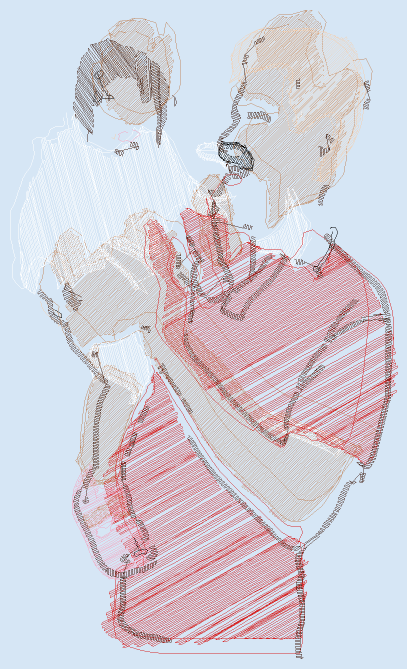
#> input picture _viewpoint/pro_inf.png, 814 x 1337 px (shown at 1/2 size)
$ python -i render_pro.py   (imports and definitions only)
#> lines starting #> are read from the running program, lines starting #| are printed output that depends on the picture
#!/usr/bin/env python3
"""
render_pro.py - render a DST like a pro embroidery viewer (solid satin look).

Strategy:
- pyembroidery parses the stitch list
- Detect dominant row-spacing from stitch-distance histogram.
  Use that as the visual fill-row width.
- Group consecutive stitches by color, split at trim/jump or color change.
- For each run: draw an overlapped stroke at row-matching thickness so
  neighboring parallel rows fuse into continuous fill (pro-viewer look).
- Default: thread = row_spacing * 1.4 (40% overlap for solid coverage).

Usage:
  python3 tools/render_pro.py IN.dst OUT.png [px_per_mm] [thread_mm]
"""
import sys
import os
import pyembroidery as pe
from PIL import Image, ImageDraw
from collections import Counter


def detect_row_spacing(stitches, bins_per_mm=4):
    """Median of short stitch distances = row-spacing in mm."""
    short = []
    for a, b in zip(stitches, stitches[1:]):
        dx, dy = b[0] - a[0], b[1] - a[1]
        d = (dx * dx + dy * dy) ** 0.5 / 10.0  # 0.1mm -> mm
        if 0.4 <= d <= 8.0:  # ignore trims (huge) and locks (tiny)
            short.append(round(d * bins_per_mm) / bins_per_mm)
    if not short:
        return 1.5  # fallback
    c = Counter(short)
    # Two most-common: usually 1.0mm satin + 4.0mm weft row
    top2 = sorted(c.items(), key=lambda x: -x[1])[:2]
    # If 4mm present (open weave / satin row pitch), prefer it
    for k, _ in top2:
        if abs(k - 4.0) < 0.6:
            return k
    return top2[0][0]


def render(inp, outp, ppmm=12.0, thread_mm=0.0):
    patt = pe.read(inp)
    cmds = patt.stitches
    if not cmds:
        print("No stitches found")
        return

    stitch_pts = [(c[0], c[1]) for c in cmds if c[2] == pe.STITCH]
    xs, ys = zip(*stitch_pts)
    minx, miny, maxx, maxy = min(xs), min(ys), max(xs), max(ys)
    cx_st = (minx + maxx) / 2
    cy_st = (miny + maxy) / 2
    h_mm = (maxy - miny) / 10.0
    w_mm = (maxx - minx) / 10.0

    pad_mm = 2.0
    W = int((w_mm + 2 * pad_mm) * ppmm)
    H = int((h_mm + 2 * pad_mm) * ppmm)
    bg = (235, 230, 220)  # fabric-tone background
    img = Image.new("RGB", (W, H), bg)

    # Center the design on the canvas (Embroidermodder-style). This makes
    # negative-coord Stichai outputs render fully, not half-clipped.
    def P(x, y):
        return (int((x - cx_st) / 10.0 * ppmm + W / 2),
                int((y - cy_st) / 10.0 * ppmm + H / 2))

    # Auto thread width: dominant row-spacing * 1.4 for solid coverage
    # Clamp thread so renders match Embroidermodder: fills ~1.5mm, outlines thinner.
    row_pitch = detect_row_spacing(stitch_pts)
    if thread_mm <= 0:
        thread_mm = min(row_pitch * 1.4, 1.5)
    thread_px = max(2, int(round(thread_mm * ppmm)))

    # Embroidermodder Android viewer-style 9-color "Modern" palette.
    # This is the palette DST files render to by default in their mobile app.
    # We mirror it so our local PNG previews match what the user sees.
    palette = [
        (40, 40, 40),          # 1  black
        (95, 90, 175),         # 2  deep blue
        (180, 220, 240),       # 3  cream-blue
        (200, 180, 220),       # 4  mauve
        (130, 105, 175),       # 5  dusty purple
        (80, 60, 160),         # 6  deep purple
        (240, 220, 235),       # 7  light cream/pink
        (50, 40, 110),         # 8  midnight
        (170, 130, 195),       # 9  lavender
    ]

    ci = 0
    last = None
    lastcmd = None
    current_run = []
    runs_by_color = {}

    def flush():
        nonlocal current_run
        if current_run and len(current_run) >= 2:
            runs_by_color.setdefault(ci, []).append(current_run)
        current_run = []

    for x, y, c in cmds:
        if c == pe.COLOR_CHANGE:
            flush()
            ci += 1
            last = None
            lastcmd = c
            continue
        if c == pe.STITCH:
            if last is not None and lastcmd == pe.STITCH:
                current_run.append((x, y))
            elif last is not None and lastcmd in (pe.TRIM, pe.JUMP):
                flush()
                current_run = [(last[0], last[1]), (x, y)]
            else:
                current_run.append((x, y))
            last = (x, y)
            lastcmd = c
        elif c in (pe.TRIM, pe.JUMP):
            flush()
            last = (x, y)
            lastcmd = c

    flush()

    # Track which colors are FILLS so we can render them first, then OUTLINES on top.
    # This eliminates the white sliver-artifact between fill and outline.
    fill_blocks, outline_blocks = [], []
    for ci, runs in runs_by_color.items():
        total_stitches = sum(len(r) for r in runs)
        is_outline = len(runs) <= 8 and total_stitches <= 1500
        (outline_blocks if is_outline else fill_blocks).append((ci, runs))

    # First pass: render all fills at full width, draw a single uniform band per row
    # (no darker centerline - Embroidermodder brown reads as one color, not a stripe).
    for ci, runs in fill_blocks:
        col_img = Image.new("RGBA", (W, H), (0, 0, 0, 0))
        d = ImageDraw.Draw(col_img)
        col = palette[ci % len(palette)]
        rg, gg, bb = col
        for run in runs:
            if len(run) < 2:
                continue
            pts = [P(x, y) for (x, y) in run]
            d.line(pts, fill=(rg, gg, bb, 255), width=thread_px)
            r = thread_px // 2
            for px, py in pts:
                d.ellipse([px - r, py - r, px + r, py + r], fill=(rg, gg, bb, 255))
        try:
            from PIL import ImageFilter
            col_img = col_img.filter(ImageFilter.GaussianBlur(radius=min(2, max(1, thread_px // 8))))
        except Exception:
            pass
        layers_append = img.convert("RGBA")
        layers_append.alpha_composite(col_img)
        img = layers_append.convert("RGB")

    # Second pass: outlines drawn ON TOP of fills at 0.4× thread width. Eliminates
    # white sliver between fill and outline because outline always overlays fill.
    for ci, runs in outline_blocks:
        col_img = Image.new("RGBA", (W, H), (0, 0, 0, 0))
        d = ImageDraw.Draw(col_img)
        col = palette[ci % len(palette)]
        rg, gg, bb = col
        w_outl = max(2, int(thread_px * 0.4))
        for run in runs:
            if len(run) < 2:
                continue
            pts = [P(x, y) for (x, y) in run]
            d.line(pts, fill=(rg, gg, bb, 255), width=w_outl)
            r = w_outl // 2
            for px, py in pts:
                d.ellipse([px - r, py - r, px + r, py + r], fill=(rg, gg, bb, 255))
        try:
            from PIL import ImageFilter
            col_img = col_img.filter(ImageFilter.GaussianBlur(radius=max(1, w_outl // 4)))
        except Exception:
            pass
        layers_append = img.convert("RGBA")
        layers_append.alpha_composite(col_img)
        img = layers_append.convert("RGB")

    img.save(outp)

    total_runs = sum(len(r) for r in runs_by_color.values())
    colors_used = len(runs_by_color)
    print(f"rendered {outp}  ({W}x{H}px, {ppmm}px/mm, "
          f"thread={thread_mm:.2f}mm={thread_px}px, row_pitch={row_pitch:.2f}mm)  "
          f"colors={colors_used}  runs={total_runs}  size={w_mm:.1f}x{h_mm:.1f}mm")


# [8 lines not run here, left out]

>>> import cv2
>>> picture = cv2.imread('../_viewpoint/pro_inf.png', cv2.IMREAD_GRAYSCALE)
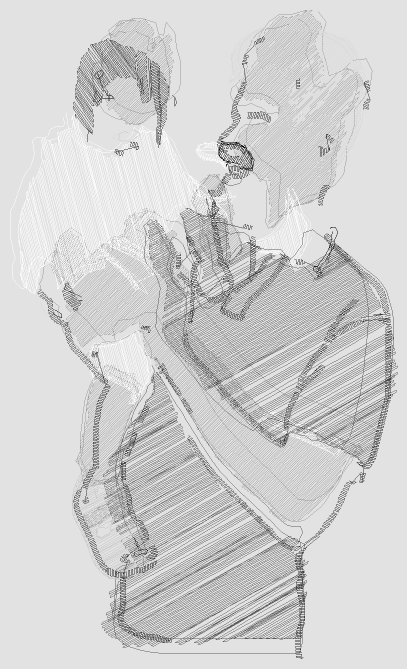
#> picture: shape (1337, 814) (shown at 1/2 size); min 0, max 255, mean 209.5
>>> result = render(picture, 'out.png')
#> (the run stopped early here; a loop or call above may not have finished)

$ run again, on _viewpoint/render_fixed.png
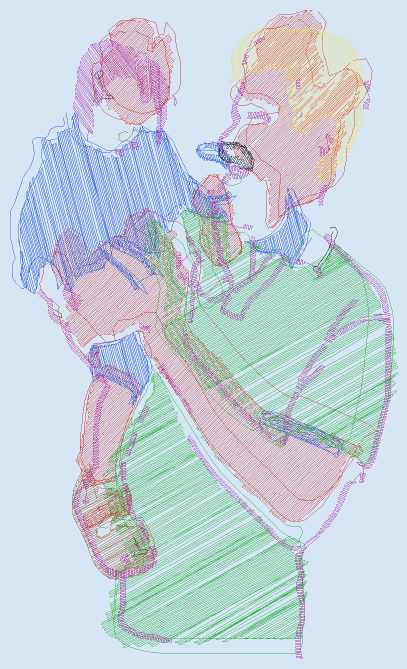
#> input picture _viewpoint/render_fixed.png, 814 x 1337 px (shown at 1/2 size)
#> `picture = cv2.imread('../_viewpoint/pro_inf.png', cv2.IMREAD_GRAYSCALE)`:
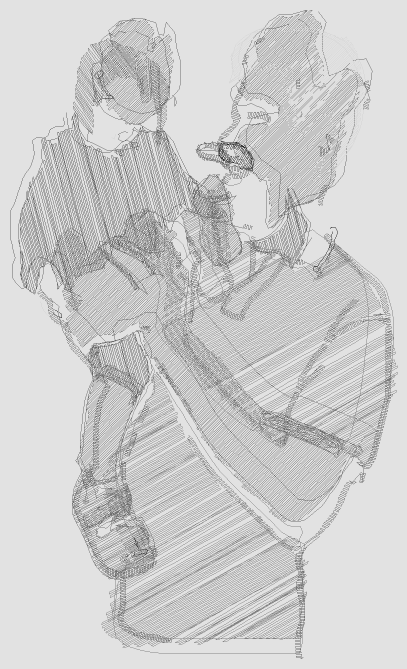
#> picture: shape (1337, 814) (shown at 1/2 size); min 40, max 226, mean 206
